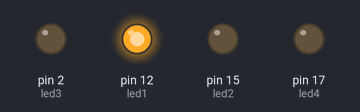
The sketch below on a simulated Arduino Uno, built with avr-gcc and run on an emulated ATmega328P. Shown: output pins drawn as LEDs (lit = HIGH).

Above: at 0.07 s.
At 0.5 s:
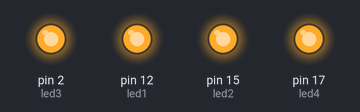
Timing chart, 0 to 2.0 s (numbered marks = the images above):
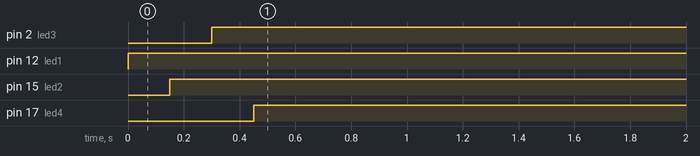

Measured:
- by itself, pin 2 (led3): LOW → HIGH at 0.30 s
- by itself, pin 12 (led1): LOW → HIGH at 0.00 s
- by itself, pin 15 (led2): LOW → HIGH at 0.15 s
- by itself, pin 17 (led4): LOW → HIGH at 0.45 s

The sketch:

lab2-1.ino
```cpp
#define led1 12
#define led2 15
const int led3 = 2;
const int led4 = 17;

void setup() {
  pinMode(led1, OUTPUT);
  pinMode(led2, OUTPUT);
  pinMode(led3, OUTPUT);
  pinMode(led4, OUTPUT);
}

void loop() {
  digitalWrite(led1, HIGH);
  delay(100);
  digitalWrite(led1, HIGH);
  delay(50);

  digitalWrite(led2, HIGH);
  delay(100);
  digitalWrite(led2, HIGH);
  delay(50);

  digitalWrite(led3, HIGH);
  delay(100);
  digitalWrite(led3, HIGH);
  delay(50);

  digitalWrite(led4, HIGH);
  delay(100);
  digitalWrite(led4, HIGH);
  delay(50);
}
```
